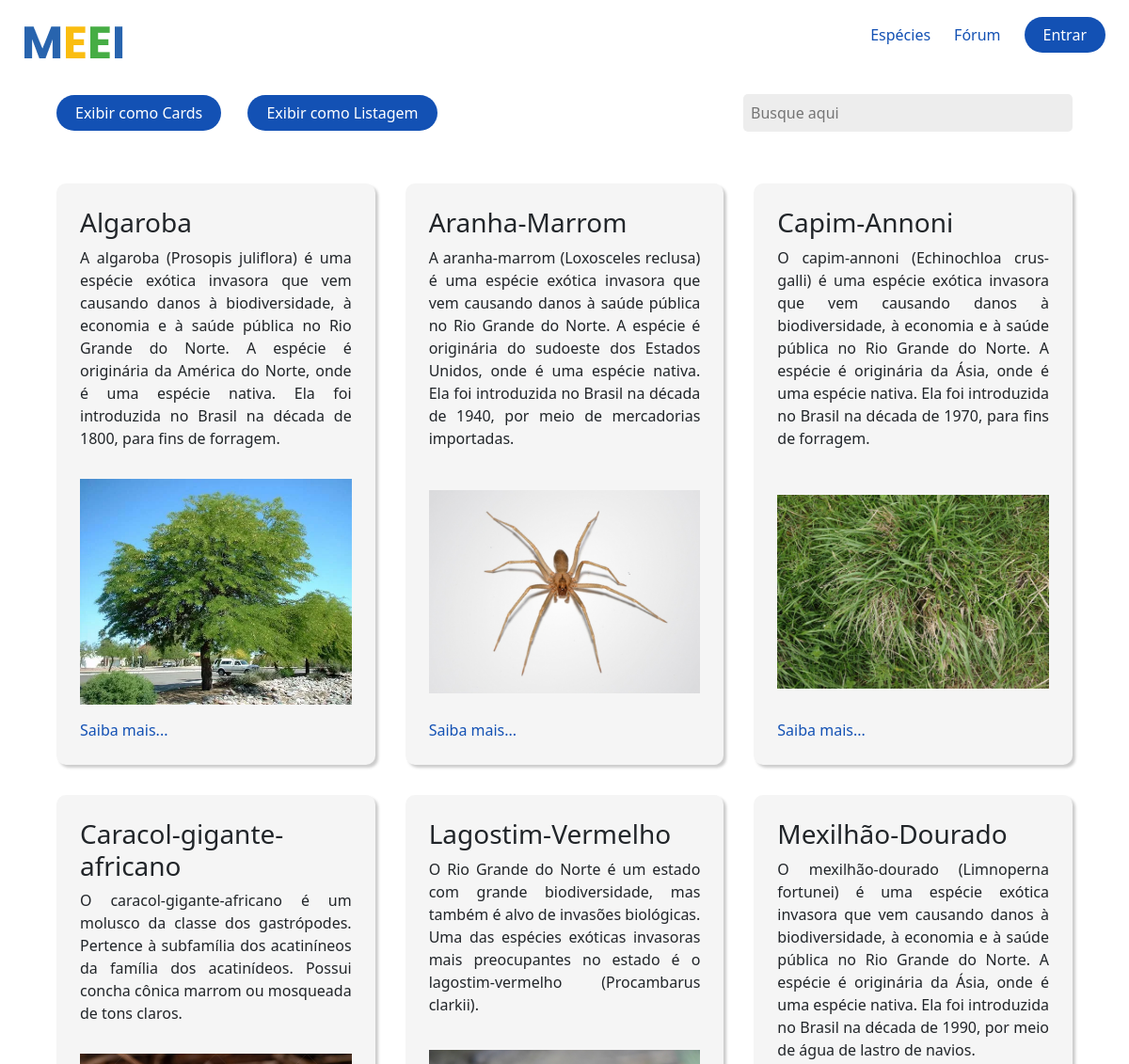
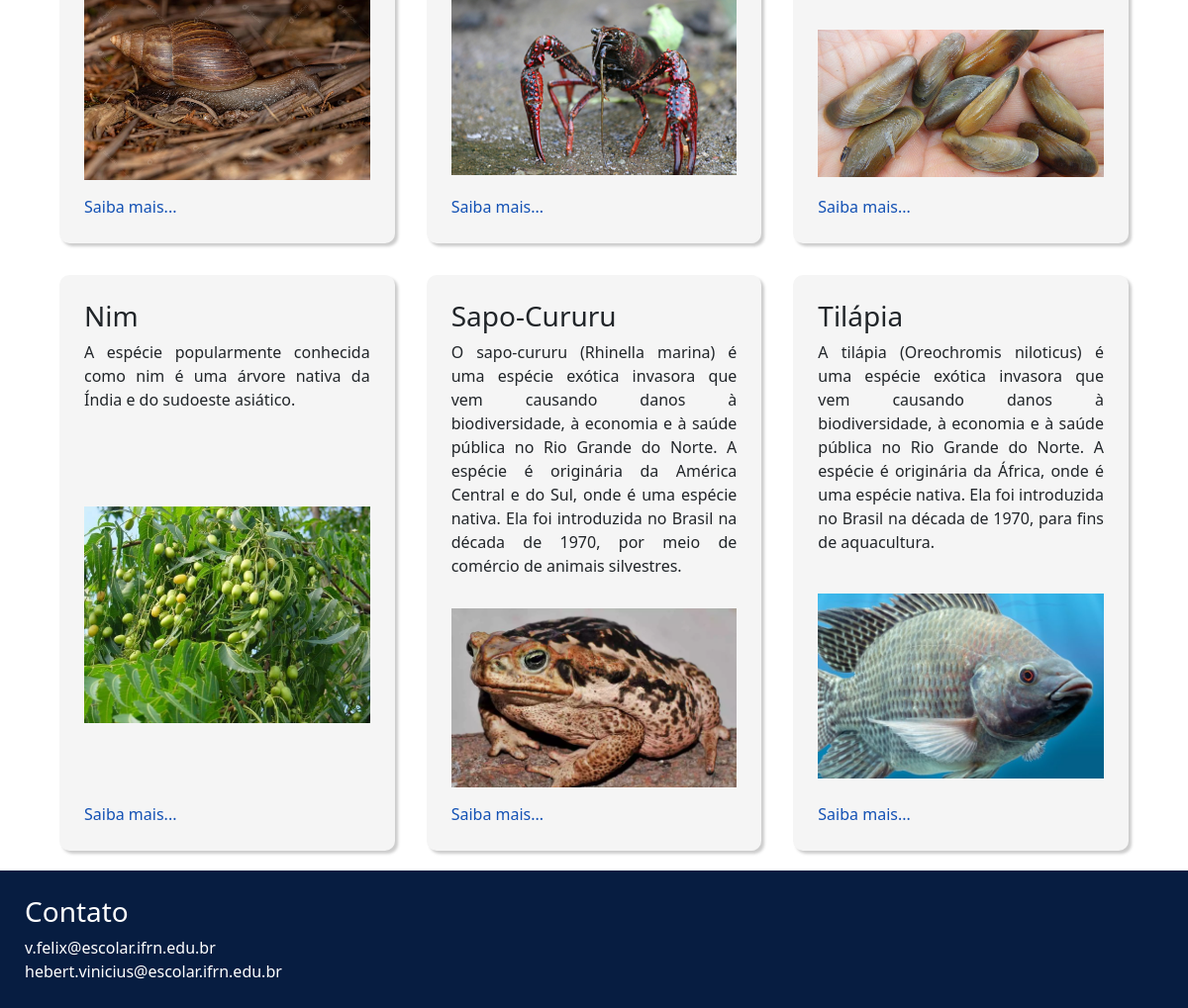
Page /especies/ on the committed database (2 pictures, top to bottom).
### especies/models.py (models this page shows, shortened)
class Especies(models.Model):
    nome_especie = models.CharField(max_length=150)
    imagem = models.ImageField(upload_to='especies/%y/%m/%d')
    introducao = models.TextField()
    origem = models.TextField()
    causa_efeito = models.TextField()
    prevencao = models.TextField()
    DISPLAY_CHOICES = [
        ('cards', 'Cards'),
        ('list', 'Listagem'),
    ]
    display_type = models.CharField(
        max_length=5,
        choices=DISPLAY_CHOICES,
        default='cards',
    )

### especies/views.py (the view)
# urls.py: path('', especies_listagem, name='listagem_especies'),
def especies_listagem(request):
    display_type = request.GET.get('display_type', 'cards')  # Padrão para 'cards' se não estiver definido
    if display_type == 'cards':
        especies = Especies.objects.all().order_by('nome_especie')
        template_name = 'especies/lista_especies.html'
    elif display_type == 'list':
        especies = Especies.objects.all().order_by('nome_especie')
        template_name = 'especies/lista_especies_nomes.html'  # Altere para o nome correto do template de listagem
    else:
        especies = Especies.objects.all().order_by('nome_especie')
        template_name = 'especies/lista_especies.html'
    context = {
        'especies': especies,
        'display_type': display_type,
    }
    return render(request, 'especies/lista_especies.html', context)

### especies/templates/especies/lista_especies.html (shortened to what this page needs)
{% extends "global/base.html" %}
{% load static %}
{% block content %}
<div class="search-container gap-4 d-flex justify-content-between align-items-center">
  <div class="">
    <a class="lista-telas__entrar text-decoration-none me-4" href="?display_type=cards">Exibir como Cards</a>
    <a class="lista-telas__entrar text-decoration-none " href="?display_type=list">Exibir como Listagem</a>
  </div>
  <div class="">
    <input
    type="text"
    id="searchInput"
    placeholder="Busque aqui"
    oninput="filterContent()"
    />
  </div>
</div>
<section class="conteudo-especies">
  {% if display_type == 'cards' %}
    {% for i in especies %}
      <div class="conteudo-especies__especie searchable">
        <div class="conteudo-especies__especie__texto">
          <div class="d-flex justify-content-between">
            <h3>{{ i.nome_especie }}</h3>
          </div>
          <p>{{ i.introducao }}</p>
        </div>
        <img src="{{ i.imagem.url }}" alt="">
        <a href="{% url 'detalhe_especies' i.id %}" style="display: block; text-decoration: none;">Saiba mais...</a>
      </div>
    {% empty %}
      <h3>Não há espécies cadastradas no momento</h3>
    {% endfor %}
  {% elif display_type == 'list' %}
    <ul class="list-group list-group-flush">
      {% for i in especies %}
        <li class="list-group-item searchable"><a class="text-decoration-none" href="{% url 'detalhe_especies' i.id %}">{{ i.nome_especie }}</a></li>
      {% endfor %}
    </ul>
  {% endif %}
</section>
{% endblock content %}

### noticias/static/noticias/css/style.css (style rules this page uses)
:root { --blue: #1351b4; --medium-blue: #0c326f; --dark-blue: #071d41; --grey: #ccc; }
* { margin: 0; padding: 0; box-sizing: border-box; }
body { font-family: "Poppins", sans-serif; min-height: 100vh; }
a { text-decoration: none; }
.lista-telas__entrar { color: white; background-color: var(--blue); padding: 8px 20px; border-radius: 25px; }
main > :not(.dados-estatisticos) { padding: 20px 60px; }
.conteudo-especies { display: grid; grid-template-columns: repeat(3, 1fr); place-content: center; gap: 32px; }
.conteudo-especies__especie { background-color: whitesmoke; border-radius: 10px; box-shadow: 3px 3px 3px var(--grey); padding: 25px; display: flex; flex-direction: column; gap: 15px; width: 100%; }
.conteudo-especies__especie img { width: 100%; height: 400px; object-fit: contain; flex: 1; }
.conteudo-especies__especie a { color: var(--blue); }
.conteudo-especies__especie__texto p { text-align: justify; }
.search-container { display: flex; justify-content: flex-end; margin-bottom: 15px; margin-top: 15px; }
#searchInput { width: 350px; }
input, select { border: none; background-color: #ededed; border-radius: 5px; font-family: "Poppins", sans-serif; padding: 8px; }
a { text-decoration: none; color: inherit; }

### rows in the picture
Especies: nome_especie "Algaroba", introducao "A algaroba (Prosopis juliflora) é uma espécie exótica invasora que vem causando danos à biodiversidade, à economia e à saúde pública no Rio Grande do Norte. A espécie é originária da América do Norte, onde é uma espécie nativa. Ela foi introduzida no Brasil na década de 1800, para fins de forragem.", imagem (picture)
Especies: nome_especie "Aranha-Marrom", introducao "A aranha-marrom (Loxosceles reclusa) é uma espécie exótica invasora que vem causando danos à saúde pública no Rio Grande do Norte. A espécie é originária do sudoeste dos Estados Unidos, onde é uma espécie nativa. Ela foi introduzida no Brasil na década de 1940, por meio de mercadorias importadas.", imagem (picture)
Especies: nome_especie "Capim-Annoni", introducao "O capim-annoni (Echinochloa crus-galli) é uma espécie exótica invasora que vem causando danos à biodiversidade, à economia e à saúde pública no Rio Grande do Norte. A espécie é originária da Ásia, onde é uma espécie nativa. Ela foi introduzida no Brasil na década de 1970, para fins de forragem.", imagem (picture)
Especies: nome_especie "Caracol-gigante-africano", introducao "O caracol-gigante-africano é um molusco da classe dos gastrópodes. Pertence à subfamília dos acatiníneos da família dos acatinídeos. Possui concha cônica marrom ou mosqueada de tons claros.", imagem (picture)
Especies: nome_especie "Lagostim-Vermelho", introducao "O Rio Grande do Norte é um estado com grande biodiversidade, mas também é alvo de invasões biológicas. Uma das espécies exóticas invasoras mais preocupantes no estado é o lagostim-vermelho (Procambarus clarkii).", imagem (picture)
Especies: nome_especie "Mexilhão-Dourado", introducao "O mexilhão-dourado (Limnoperna fortunei) é uma espécie exótica invasora que vem causando danos à biodiversidade, à economia e à saúde pública no Rio Grande do Norte. A espécie é originária da Ásia, onde é uma espécie nativa. Ela foi introduzida no Brasil na década de 1990, por meio de água de lastro de navios.", imagem (picture)
Especies: nome_especie "Nim", introducao "A espécie popularmente conhecida como nim é uma árvore nativa da Índia e do sudoeste asiático.", imagem (picture)
Especies: nome_especie "Sapo-Cururu", introducao "O sapo-cururu (Rhinella marina) é uma espécie exótica invasora que vem causando danos à biodiversidade, à economia e à saúde pública no Rio Grande do Norte. A espécie é originária da América Central e do Sul, onde é uma espécie nativa. Ela foi introduzida no Brasil na década de 1970, por meio de comércio de animais silvestres.", imagem (picture)
Especies: nome_especie "Tilápia", introducao "A tilápia (Oreochromis niloticus) é uma espécie exótica invasora que vem causando danos à biodiversidade, à economia e à saúde pública no Rio Grande do Norte. A espécie é originária da África, onde é uma espécie nativa. Ela foi introduzida no Brasil na década de 1970, para fins de aquacultura.", imagem (picture)
